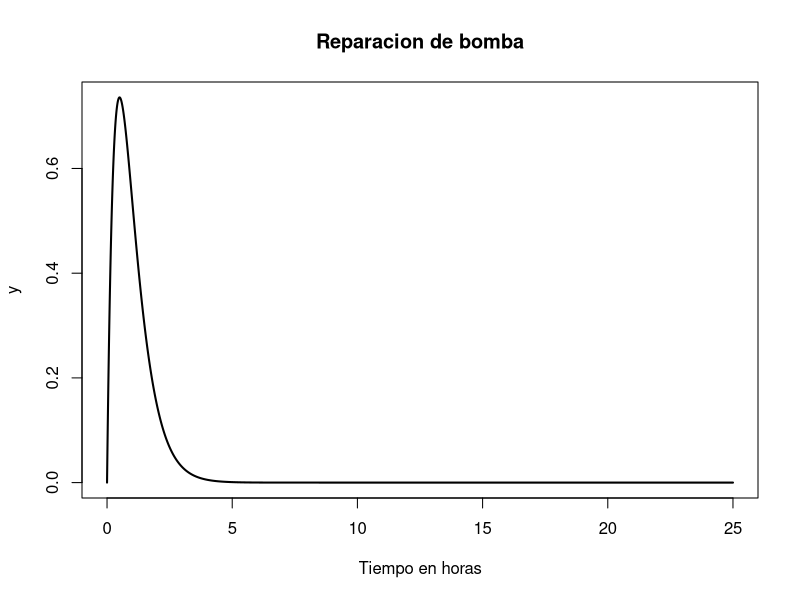

The R source for this figure:
#  Suponga que el tiempo, en horas, que toma reparar una bomba es una variable aleatoria X
# que tiene una distribución gamma con parámetros alpha = 2 y betta = ½.
# a) Plantee la función de densidad de la variable aleatoria X.

alpha = 2
betta = 2


# b) Grafique la función de densidad utilizando R.
x = seq(0, 25, 0.001)
y = dgamma(x, alpha, betta)
plot(x, y, type='l', lwd=2, main='Reparacion de bomba', xlab='Tiempo en horas')

# c) Encontrar la media y la desviación estándar.
mu = 1
sigma = (sqrt(2))/(2)

# d) ¿Cuál es la probabilidad de que en el siguiente servicio tome más de 1 hora reparar la
# bomba?
pd = 1 - pgamma(1, alpha, betta)
print(paste('P( X > 1 ) = ', pd))

# e) ¿Cuál es la probabilidad de que en el siguiente servicio al menos se requieran 2 horas
# para reparar la bomba?
pe = 1 - pgamma(2, alpha, betta)
print(paste('P( X < 2 ) = ', pe))

# f) ¿Cuál es la probabilidad de que en el siguiente servicio el tiempo que toma reparar una
# bomba sea menor que la media?
pf = pgamma(mu, alpha, betta)
print(paste('P( X < mu ) = ', pf))

# g) Encontrar la probabilidad de que el tiempo que toma reparar una bomba se encuentre
# dentro de una desviación estándar de la media.
pg = pgamma(mu+sigma, alpha, betta) - pgamma(mu-sigma, alpha, betta)
print(paste('P( mu-sigma < X < mu+sigma ) = ', pg))

# h) Calcule el percentil 0,60 e interprete en términos del problema. 
qh = qgamma(0.6, alpha, betta)
print(paste('P( X > k ) = 0.6 => k = ', qh))